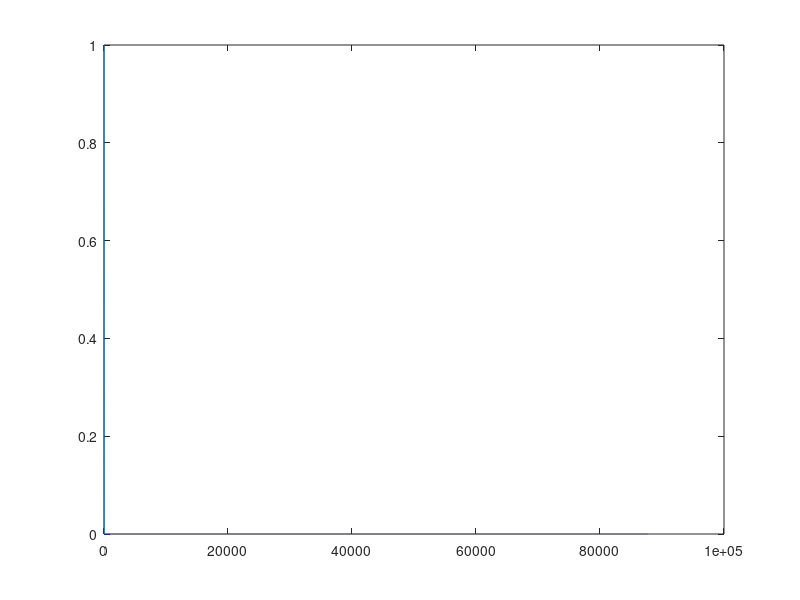

Write the MATLAB code that produced this figure.
# Calculate MTBF Related info
# Variables maintain info in hours
# v20161018_2008, HanishKVC
#

disp("INFO: Enter all time in hours")

function print_times(msg, timeInHours)
  printf(msg)
  timeInDays = timeInHours/24;
  timeInYears = timeInHours/(24*365);
  printf("\n\t In Hours = %d\n\t In Days = %d \n\t In Years = %d\n",
    timeInHours, timeInDays, timeInYears)
endfunction

function matR = addto_1Dmatrix(matI, newData)
  dataSize = size(newData);
  if ((dataSize(1) == 0) && (dataSize(2) == 0))
    disp("WARN:addto: Empty newData")
  else
    index = size(matI)(2);
    matI(index+1) = newData;
  endif
  matR = matI;
endfunction

mtbf = input("Enter MTBF of product in hours: ");
print_times("\nProduct MTBF", mtbf)

time2Check = input("Check Failure at time:");
qty2Check = input("Quantity of Product in field:");

totalTime = max(mtbf,10*365*24);
print_times("\nTotal time considered", totalTime)

timeX = [0:1:totalTime];
Reliability = e.^(-timeX/mtbf);

plot(timeX,Reliability)


#timeConsidered = [24*365, 24*365*2, 24*365*3, 24*365*5, 24*365*6, 24*365*8, 24*365*10];
#timeConsidered = [24*365, 24*365*2, 24*365*3, 24*365*5, 24*365*6];
timeConsidered = [24*365, 24*365*2, 24*365*3, 24*365*5];
timeConsidered = addto_1Dmatrix(timeConsidered, time2Check);
prodQuantities = [10, 50, 100, 1000, 5000, 10000];
prodQuantities = addto_1Dmatrix(prodQuantities, qty2Check);

printf("\nAssuming 24x7 i.e Continuous use of the product (with %d MTBF) in the field\n", mtbf)

for curTime = timeConsidered
  curTimeInYears = curTime/(24*365);
  relAtTime = Reliability(curTime);
  failureAtTime = 1 - relAtTime;
  printf("\nIn %d Years, Predicted Reliability is %d\n", curTimeInYears, relAtTime)

  for curQty = prodQuantities
    numOfFailures = failureAtTime * curQty;
    printf("\t if %8d units in field, \t number of failures could be %d\n",
      curQty, numOfFailures)
  endfor
endfor

input("Press any key to Quit...")

